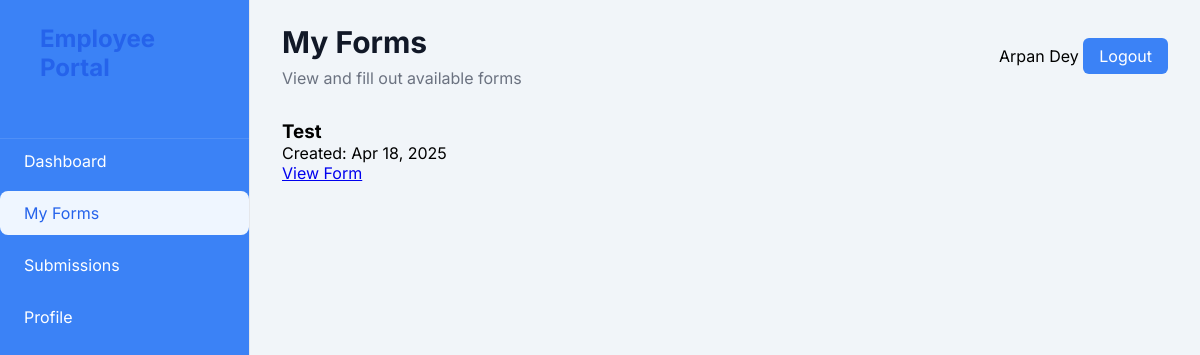
Before: /employee/forms/ (signed in) with the older database file.
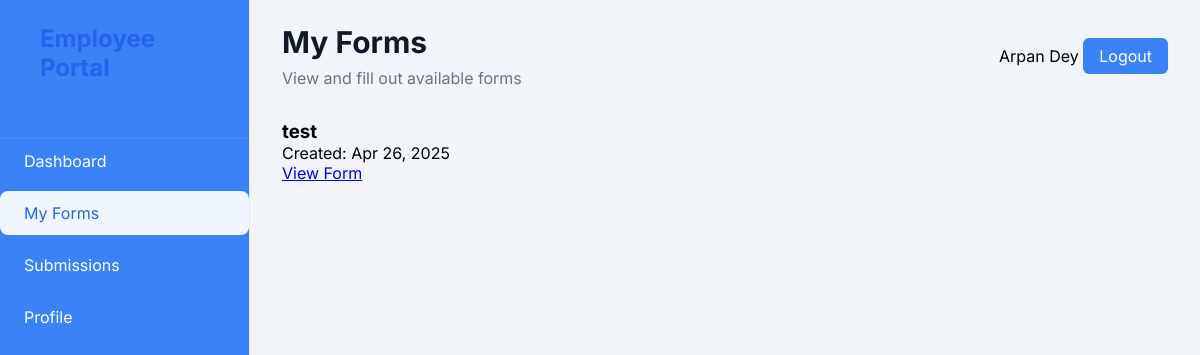
After: the same page with the newer database file.
### form_builder/models.py (models this page shows, shortened)
class Form(models.Model):
    title = models.CharField(max_length=200)
    description = models.TextField(blank=True)
    slug = models.SlugField(unique=True, blank=True)
    fields = models.TextField(default='[]')
    is_published = models.BooleanField(default=False)
    created_at = models.DateTimeField(auto_now_add=True)
    updated_at = models.DateTimeField(auto_now=True)
    class Meta:
        ordering = ['-created_at']

### employeedashboard/views.py (the view)
# urls.py: path('forms/', views.my_forms, name='my_forms'),
@login_required
@user_passes_test(is_employee)
def my_forms(request):
    forms = Form.objects.filter(is_published=True)
    context = {
        'forms': forms,
        'user': request.user,
    }
    return render(request, 'employeedashboard/my_forms.html', context)

### employeedashboard/views.py (called while the page is built)
def is_employee(user):
    return user.role in [User.DISTRICT_EMPLOYEE, User.BLOCK_EMPLOYEE]

### templates/employeedashboard/my_forms.html (shortened to what this page needs)
{% extends 'employeedashboard/base.html' %}
{% block content %}
<div class="top-bar">
    <div class="welcome-text">
        <h1>My Forms</h1>
        <p>View and fill out available forms</p>
    </div>
    <div class="user-menu">
        <span class="user-name">{{ user.get_full_name }}</span>
        <a href="{% url 'logout' %}" class="logout-btn">Logout</a>
    </div>
</div>
<div class="forms-container">
    {% if forms %}
        <div class="forms-grid">
            {% for form in forms %}
                <div class="form-card">
                    <h3>{{ form.title }}</h3>
                    <div class="form-meta">
                        <span class="form-date">Created: {{ form.created_at|date:"M d, Y" }}</span>
                    </div>
                    <a href="{% url 'employeedashboard:view_form' form.slug %}" class="view-form-btn">View Form</a>
                </div>
            {% endfor %}
        </div>
    {% else %}
        <div class="no-forms">
            <p>No forms are available at this time.</p>
        </div>
    {% endif %}
</div>
{% endblock %}

Changed rows visible on the page:
removed Form: title "Test", created_at "Apr 18, 2025"
added Form: title "test", created_at "Apr 26, 2025"
